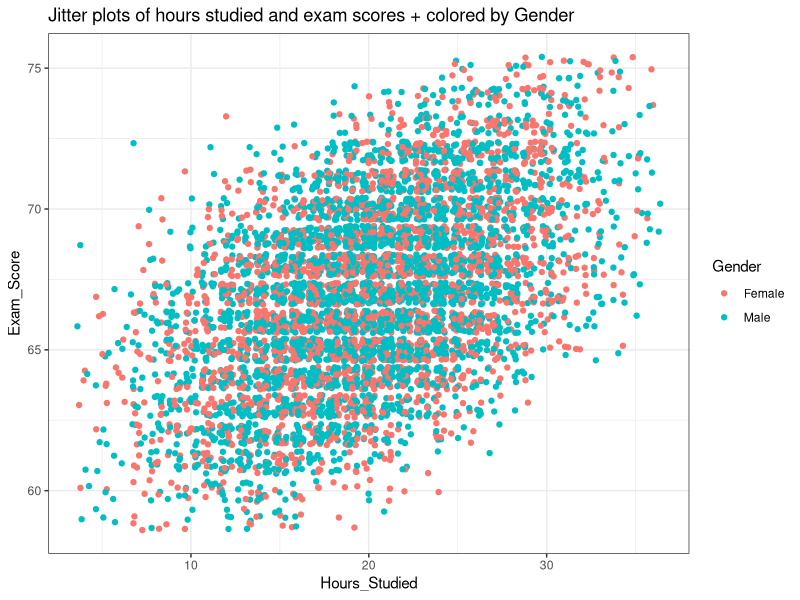
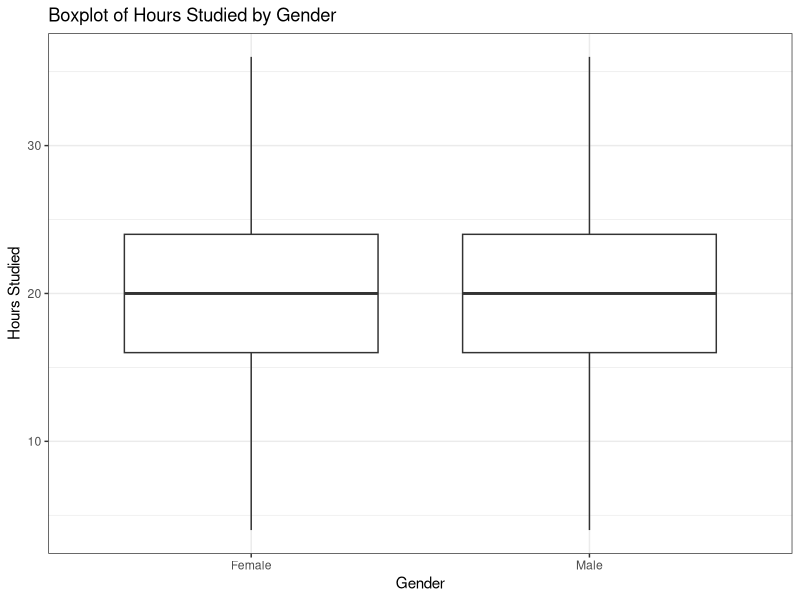
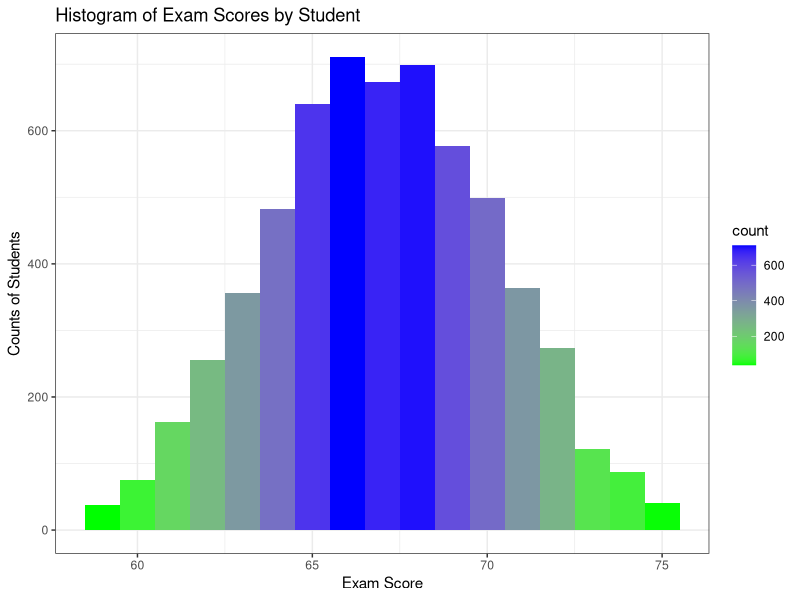

These figures' R source, in order:
## ---- chunk 1
library(knitr)
library(markdown)
library(rmarkdown)
library(tidyverse)
library(lubridate)
library(readxl)
theme_set(theme_bw())
## ---- chunk 2
data <- read_csv("data.csv")
## ---- chunk 3
#Jitter plot for hours studied and exam score
ggplot(data, aes(x = Hours_Studied, y = Exam_Score, color = Gender)) + geom_jitter() + scale_fill_manual(values = c("blue", "pink")) + labs(title = "Jitter plots of hours studied and exam scores + colored by Gender")
## ---- chunk 4
# data$Hours_Studied

ggplot(data, aes(x = data$Gender, y = data$Hours_Studied)) + geom_boxplot() +   labs(title = "Boxplot of Hours Studied by Gender", x = "Gender", y = "Hours Studied")
## ---- chunk 5

ggplot(data, aes(x = Exam_Score)) + geom_histogram(binwidth = 1, aes(fill = ..count..)) + scale_fill_gradient(low = "green", high = "blue") + labs(title = "Histogram of Exam Scores by Student", x = "Exam Score" , y = "Counts of Students")

## ---- chunk 6
print("anders er gay")
## ---- chunk 7
print("anders er gay")
## ---- chunk 8
print("anders er gay")
